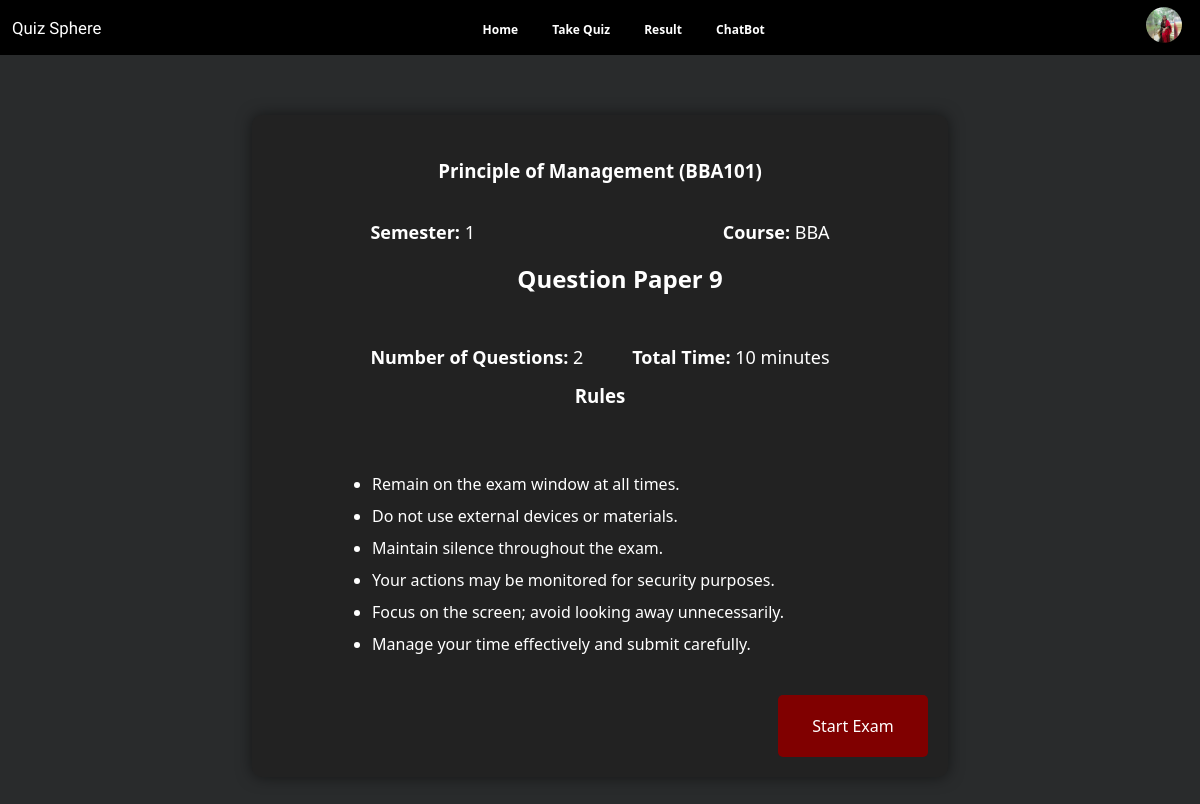
The app's page /Student_Allpage/questiondetails.php?paper_id=9 (signed in) with its own data.
### tables this page shows
CREATE TABLE `studentdetails` (
  `student_id` int(11) NOT NULL,
  `user_id` int(11) NOT NULL,
  `phone_no` varchar(15) NOT NULL,
  `dob` date NOT NULL,
  `gender` enum('male','female','other','prefer-not') NOT NULL,
  `course` varchar(50) NOT NULL,
  `semester` varchar(10) NOT NULL,
  `institute` varchar(255) NOT NULL,
  `profile_image` varchar(255) NOT NULL
);

CREATE TABLE `paperdetails` (
  `paper_id` int(11) NOT NULL,
  `subject_id` int(11) DEFAULT NULL,
  `num_of_questions` int(11) NOT NULL,
  `marks_per_question` int(11) NOT NULL,
  `time_limit` int(11) DEFAULT NULL,
  `submitted_by` varchar(255) NOT NULL DEFAULT 'admin'
);

CREATE TABLE `subjects` (
  `subject_id` int(11) NOT NULL,
  `subject_name` varchar(100) NOT NULL,
  `subject_code` varchar(10) NOT NULL,
  `course` varchar(100) NOT NULL,
  `semester` int(10) NOT NULL,
  `details` text DEFAULT NULL,
  `id_card` varchar(255) DEFAULT NULL,
  `submit_by` varchar(50) NOT NULL DEFAULT 'admin'
);

### Student_Allpage/questiondetails.php (the view, shortened to what this page needs)
<?php
include '../config.php';
$paper_id = isset($_GET['paper_id']) ? intval($_GET['paper_id']) : 0;
if ($paper_id) {
    $paper_query = "SELECT p.*, s.subject_name, s.subject_code, s.course, s.semester
                    FROM paperdetails p
                    JOIN subjects s ON p.subject_id = s.subject_id
                    WHERE p.paper_id = $paper_id";
    $paper_result = mysqli_query($conn, $paper_query);
    $paper = mysqli_fetch_assoc($paper_result);
}
?>
<!DOCTYPE html>
<html lang="en">
<head>
    <link rel="stylesheet" href="css/questiondetails.css">
    <link rel="stylesheet" href="../Navber/style.css">
</head>
<body>
    <?php include '../Navber/nav.php'; ?>
    <div class="container">
        <?php if ($paper_id && $paper): ?>
            <div class="question-paper">
                <h3><?php echo $paper['subject_name']; ?> (<?php echo $paper['subject_code']; ?>)</h3>
                <p class="para1"><b>Semester:</b> <?php echo $paper['semester']; ?></p>
                <p class="para2"><b>Course:</b> <?php echo $paper['course']; ?></p>
                <br>
                <h2>Question Paper <?php echo $paper['paper_id']; ?></h2>
                <br>
                <p class="para1"><b>Number of Questions:</b> <?php echo $paper['num_of_questions']; ?></p>
                <p class="para2"><b>Total Time:</b> <?php echo $paper['time_limit']; ?> minutes</p>
                <h3 class="rule">Rules</h3>
                <br>
                <ul>
                    <li>Remain on the exam window at all times.</li>
                    <li>Do not use external devices or materials.</li>
                    <li>Maintain silence throughout the exam.</li>
                    <li>Your actions may be monitored for security purposes.</li>
                    <li>Focus on the screen; avoid looking away unnecessarily.</li>
                    <li>Manage your time effectively and submit carefully.</li>
                </ul>
                <a href="exam.php?paper_id=<?php echo $paper['paper_id']; ?>" class="btn">Start Exam</a>
            </div>
        <?php endif; ?>
    </div>
</body>
</html>

### Navber/nav.php (shortened to what this page needs)
<?php
require '../config.php';
$user_id = $_SESSION['user_id'];
$query = $conn->prepare("SELECT u.name, s.profile_image FROM user u
                        JOIN studentdetails s ON u.id = s.user_id
                        WHERE u.id = ?");
$query->bind_param("i", $user_id);
$query->execute();
$result = $query->get_result();
if ($result->num_rows > 0) {
    $user = $result->fetch_assoc();
    $profile_image = $user['profile_image'];
} else {
    $name = "User Name";
    $profile_image = "image/icon.jpg";
}
?>
<!DOCTYPE html>
<html lang="en">
<head>
    <link rel="stylesheet" href="style.css">
</head>
<body>
    <header class="header">
        <div class="logo">
            <p class="quiz">Quiz Sphere</p>
        </div>
        <nav class="nav">
            <a href="../Student_home_page/studenthome.php">Home</a>
            <a href="../Student_Allpage/takequiz.php">Take Quiz</a>
            <a href="../Student_Allpage/result.php">Result</a>
            <a href="../main.php">ChatBot</a>
        </nav>
        <div class="profile">
            <img src="<?php echo htmlspecialchars($profile_image); ?>" alt="Profile Icon" class="profile-icon"
                onclick="togglePopup()">
        </div>
    </header>
</body>
</html>

### Student_Allpage/css/questiondetails.css (style rules this page uses)
* { margin: 0; padding: 0; box-sizing: border-box; }
body { background-color: #333; color: white; }
.question-paper { width: 60%; margin: auto; background-color: #222; box-shadow: 0 0 20px rgba(0, 0, 0, 0.633); margin-top: 3vw; padding: 3vw; align-items: center; }
h2 { padding-left: 40px; padding-top: 20px; }
.container { margin: 20px auto; text-align: center; }
.question-paper { width: 60%; margin: 20px auto; background-color: #222; padding: 20px; border-radius: 10px; box-shadow: 0 0 15px rgba(0, 0, 0, 0.5); text-align: center; }
.question-paper h2, .question-paper p { margin: 14px 0; }
.para1 { float: left; padding-left: 15%; }
.para2 { float: right; padding-right: 15%; }
.question-paper ul { text-align: left; margin: 20px 100px; width: 80%; }
.question-paper ul li { margin: 10px 0; }
.question-paper .btn { display: inline-block; padding: 20px 30px; background-color: maroon; color: white; border: none; border-radius: 5px; text-decoration: none; margin-top: 20px; }
.rule { padding: 0; }
p { padding-left: 40px; font-size: 18px; }
h3 { margin: 1.9vw 0vw; }
.btn { float: right; width: 150px; background-color: rgb(226, 44, 3); color: white; text-align: center; font-size: 16px; border: none; }

### Navber/style.css (style rules this page uses)
* { font-family: Arial, sans-serif; margin: 0; padding: 0; }
body { font-family: Arial, sans-serif; }
.quiz { font-family: "Leckerli One", cursive; color: rgb(255, 255, 255); font-size: 1.4vw; padding-left: 1vw; }
.header { display: flex; justify-content: space-between; align-items: center; background-color: #000000; position: relative; width: 100vw; }
.nav { flex: 2; text-align: center; }
.nav a { margin: 0 15px; text-decoration: none; color: rgb(255, 255, 255); font-size: 1vw; font-weight: bold; }
.profile { position: relative; }
.profile-icon { width: 3vw; cursor: pointer; margin-right: 1.5vw; border-radius: 50%; padding: 0.6vw 0vw; }

### Admin_Allpages/css/style.css (style rules this page uses)
* { margin: 0; padding: 0; font-family: system-ui, -apple-system, BlinkMacSystemFont, "Segoe UI", Roboto, Oxygen, Ubuntu, Cantarell, "Open Sans", "Helvetica Neue", sans-serif; }
body { background-color: #292b2c; color: #ffffff; }
.btn { background-color: #007bff; color: white; padding: 10px 20px; border: none; border-radius: 5px; cursor: pointer; }
.container { display: flex; justify-content: center; flex-wrap: wrap; padding: 20px; }

### records on screen
studentdetails: profile_image (picture)
paperdetails: subject.subject_name "Principle of Management", subject.subject_code "BBA101", subject.semester "1", subject.course "BBA", paper_id "9", num_of_questions "2", time_limit "10"
